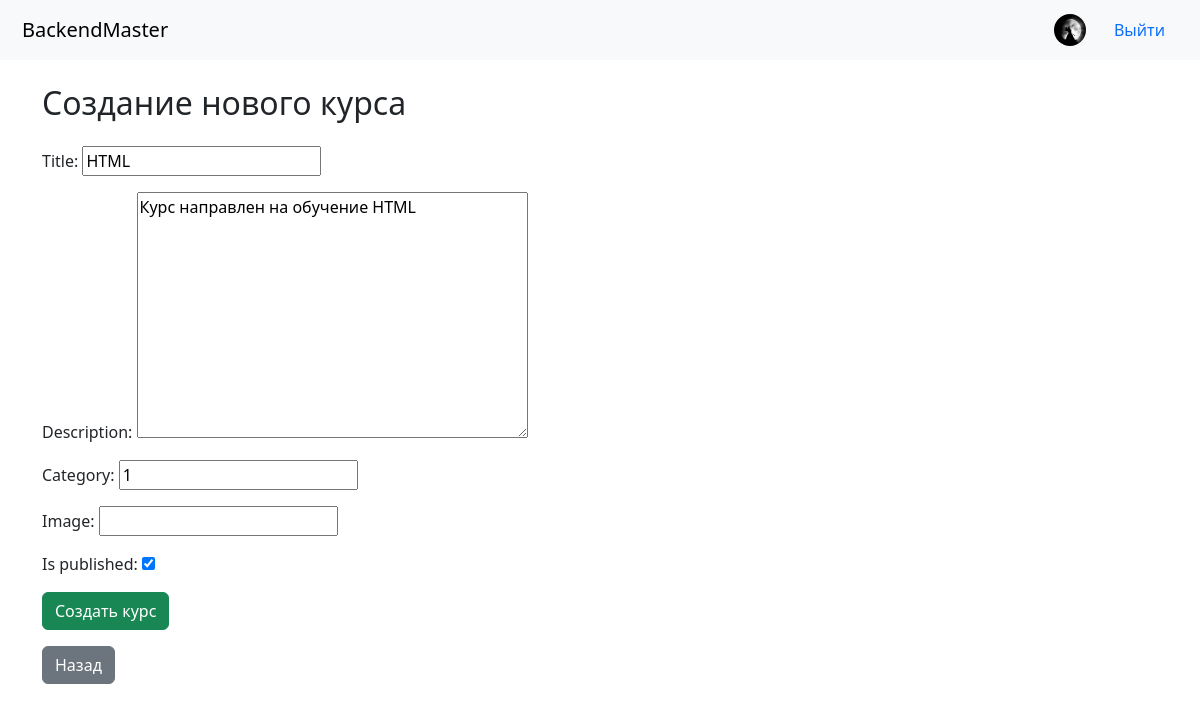
The page /courses/2/edit/ (signed in) on the database its author committed.
### users/models.py (models this page shows, shortened)
class User(AbstractUser):
    nickname = models.CharField(max_length=50, unique=True, verbose_name="Никнейм", help_text="Будет использоваться как основной логин")
    avatar = models.ImageField(upload_to='avatars/', blank=True, null=True)
    USERNAME_FIELD = 'nickname'
    REQUIRED_FIELDS = ['username', 'email']
    objects = UserManager()

### courses/models.py (models this page shows, shortened)
class Course(models.Model):
    title = models.CharField(max_length=200)  # Название курса (текст до 200 символов)
    description = models.TextField()  # Полное описание курса
    instructor = models.ForeignKey(  # Преподаватель (внешний ключ на пользователя)
        settings.AUTH_USER_MODEL,  # Ссылка на модель пользователя из настроек
        on_delete=models.CASCADE,  # При удалении пользователя — удаляются его курсы
        related_name='courses'  # Позволяет получить все курсы пользователя: user.courses.all()
    )
    category = models.CharField(max_length=100, default="Uncategorized")  # Категория курса
    image = models.URLField(blank=True, null=True)  # Ссылка на изображение курса (необязательное поле)
    is_published = models.BooleanField(default=False)  # Флаг публикации курса
    created_at = models.DateTimeField(auto_now_add=True)  # Дата создания курса (устанавливается автоматически)
    updated_at = models.DateTimeField(auto_now=True)  # Дата последнего изменения (обновляется при сохранении)

### courses/views.py (the view)
# urls.py: path('<int:pk>/edit/', views.CourseUpdateView.as_view(), name='course_edit'),
class CourseUpdateView(LoginRequiredMixin, UserPassesTestMixin, UpdateView):
    model = Course
    fields = ['title', 'description', 'category', 'image', 'is_published']
    template_name = 'courses/course_form.html'
    success_url = reverse_lazy('courses:course_list')
    def test_func(self):
        course = self.get_object()
        return self.request.user == course.instructor or self.request.user.is_staff

### templates/courses/course_form.html (shortened to what this page needs)
{% extends 'base.html' %}
{% block content %}
    <h2 class="mb-4">Создание нового курса</h2>
    <form method="post" enctype="multipart/form-data">
        {{ form.as_p }}
        <button type="submit" class="btn btn-success">Создать курс</button>
    </form>
    <a href="{% url 'courses:course_list' %}" class="btn btn-secondary mt-3">Назад</a>
{% endblock %}

### templates/base.html (shortened to what this page needs)
<!DOCTYPE html>
<html lang="en">
<head>
    {% load static %}
    <link href="{% static 'css/bootstrap.css' %}" rel="stylesheet">
</head>
<body>
    <nav class="navbar navbar-light bg-light">
        <div class="container-fluid">
            <a class="navbar-brand" href="{% url 'home' %}">BackendMaster</a>
            <div class="navbar-right">
                {% if user.is_authenticated %}
                    <a href="{% url 'users:profile' %}">
                        {% if user.avatar %}
                            <img src="{{ user.avatar.url }}" alt="Аватар" class="rounded-circle" style="width: 32px; height: 32px; object-fit: cover;">
                        {% else %}
                            <img src="{% static 'images/default-avatar.png' %}" alt="Аватар" class="rounded-circle" style="width: 32px; height: 32px; object-fit: cover;">
                        {% endif %}
                    </a>
                    <form method="POST" action="{% url 'users:logout' %}" style="display: inline;">
                        <button type="submit" class="btn btn-link" style="text-decoration: none;">Выйти</button>
                    </form>
                {% else %}
                    <a href="{% url 'users:login' %}">Войти</a>
                {% endif %}
            </div>
        </div>
    </nav>
    <div class="container mt-4">
        {% block content %}{% endblock %}
    </div>
</body>
</html>

### templates/base.html (style rules this page uses)
.navbar { padding: 10px; }
.navbar-brand { margin-right: 20px; }
.navbar-right { display: flex; align-items: center; gap: 15px; }

### rows shown on the page
User: avatar (picture)
Course: title "HTML", description "Курс направлен на обучение HTML", category "1", is_published "☑"
